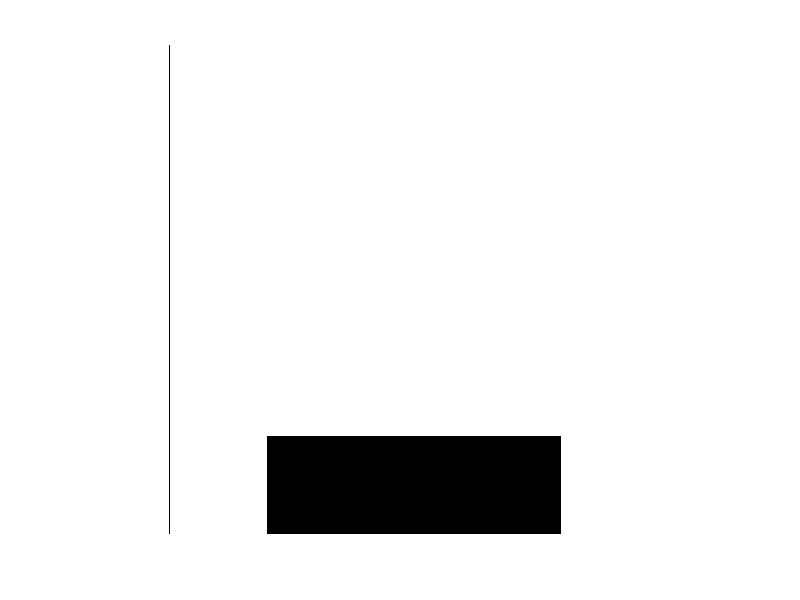
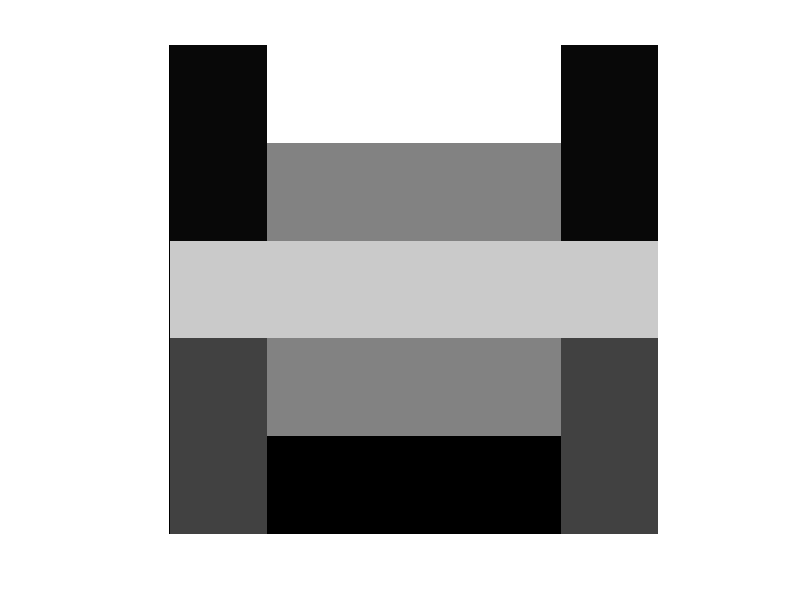
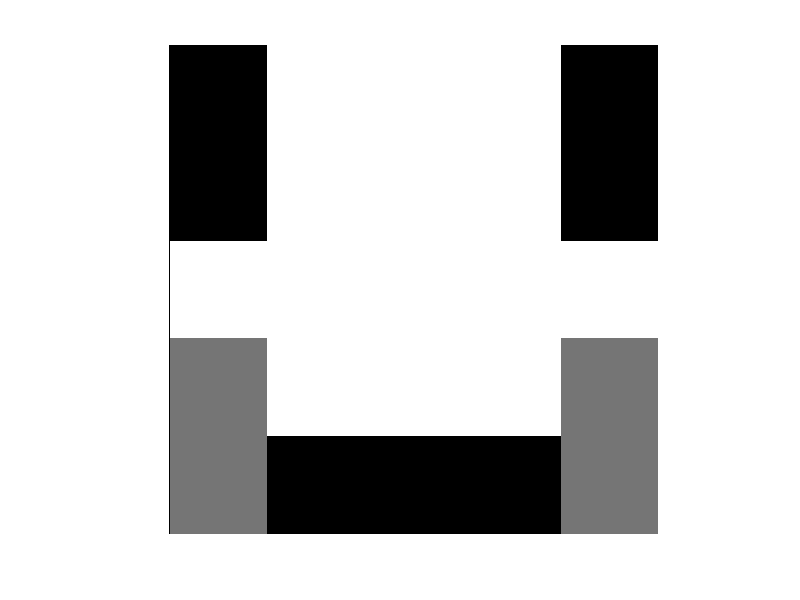
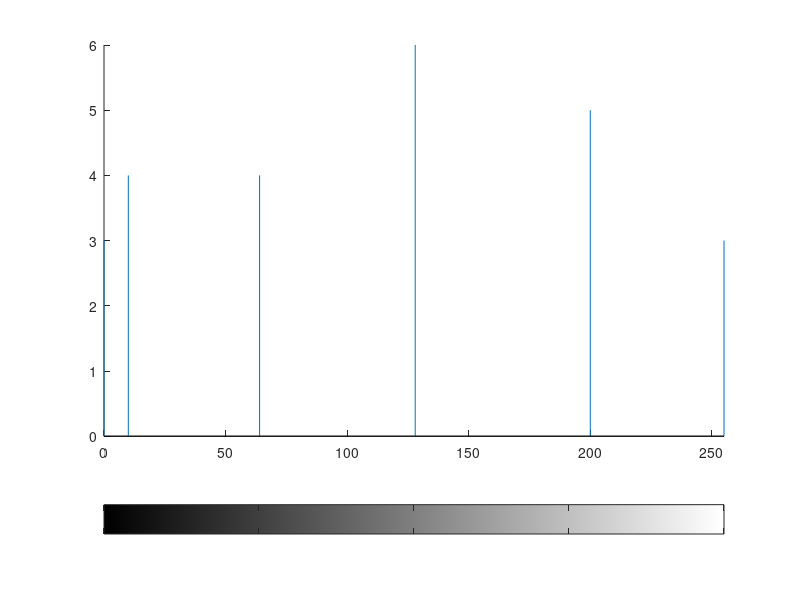

Write MATLAB code to recreate these figures, in order.
% ## For monochrome images : l=f(x,y)
%     - l_min < l < l_max
%     - l_min >= 0 (non-negative)
%     - l_max should be finite
%
%     - The interval [l_min, l_max] is called the intensity or gray scale
%     - Practically, the gray scale is from 0 to L-1, where L is the # of
%       gray levels
%       - 0 -> black
%       - L-1 -> white
%     - Common practice, the gray scale Ε[0 to 1]
%
% ## For Normalization of Values
%     - normal_value = (value - min)/(max - min)
%
% ## Properties of Digital Images
%       - Dynamic Range : [0, L-1]
%       - Saturation is the highest value beyond which all intensity values
%       are clipped
%       - Noise appears as a grainy texture pattern
%       - Contrast is the difference between the highest and lowest
%       intensity levels (Imax = Imin)
% 
% ## MatLab Assistance
%       - 
%
%
%
% ## Sample code for generating RGB pixels
%%
clc
clear

A=zeros(3,3,3);

A(:,:,1)=[255 0 0; 0 0 0; 0 0 0];
A(:,:,2)=[0 0 0; 0 255 0; 0 0 0];
A(:,:,3)=[0 0 0; 0 0 0; 0 0 255];

imshow(A, [])
%%
%
% ## Tutorial Code for Image Histogram
clc
clear
close all

Image2 = [10 255 255 255 10;
    10 128 128 128 10;
    200 200 200 200 200;
    64 128 128 128 64;
    64 0 0 0 64 ];

imshow(Image2)

figure
imshow(Image2, [])

figure
imshow(Image2, [10 128])


Image2=uint8(Image2);
figure

imhist(Image2)

h1=imhist(Image2);


%close all